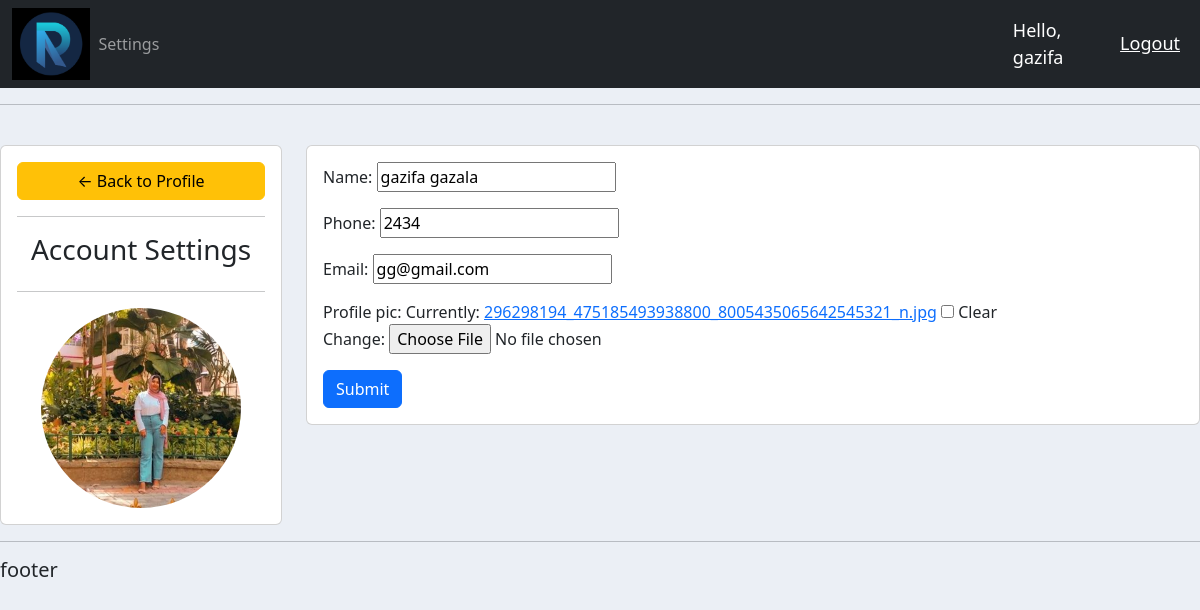
/account/ (signed in), run on the app's committed database.
### accounts/models.py (models this page shows, shortened)
class customer(models.Model):
    user = models.OneToOneField(User,null=True,on_delete=models.CASCADE)
    name = models.CharField(max_length=200,null=True)
    phone = models.CharField(max_length=200,null=True)
    email = models.CharField(max_length=200,null=True)
    profile_pic= models.ImageField(default='logo.png',null=True,blank=True)
    data_created = models.DateTimeField(auto_now_add=True)

### accounts/decorators.py (the view)
		def wrapper_func(request, *args, **kwargs):
			group = None
			if request.user.groups.exists():
				group = request.user.groups.all()[0].name
			if group in allowed_roles:
				return view_func(request, *args, **kwargs)
			else:
				return HttpResponse('You are not authorized to view this page')

### accounts/forms.py
class CustomerForm(ModelForm):
    class Meta:
        model=customer
        fields='__all__'
        exclude=['user']

### accounts/views.py (called while the page is built)
@login_required(login_url='login')
@allowed_users(allowed_roles=['customer'])
def accountSettings(request):
    user=request.user.customer
    form = CustomerForm(instance=user)
    if request.method == 'POST':
        form = CustomerForm(request.POST,request.FILES,instance=user)
        if form.is_valid():
            form.save()
    context={'form':form}
    return render(request, 'accounts/account_settings.html',context)

### accounts/templates/accounts/account_settings.html (shortened to what this page needs)
{%  extends 'accounts/main.html' %}
{% load static %}
{% block content %}
<br>
<div class="row">
	<div class="col-md-3">
		<div class="card card-body">
			<a class="btn btn-warning" href="{% url 'home' %}"> &#8592; Back to Profile</a>
			<hr>
			<h3 style="text-align: center">Account Settings</h3>
			<hr>
			<img class="profile-pic" src="{{request.user.customer.profile_pic.url}}" >
		</div>
	</div>
	<div class="col-md-9">
		<div class="card card-body">
			<form method="POST" action="" enctype="multipart/form-data">
				{{form.as_p}}
			<input class="btn btn-primary" type="submit" name="Update Information">
			</form>
		</div>
	</div>
</div>
{% endblock %}

### accounts/templates/accounts/navbar.html (shortened to what this page needs)
{% load static %}
<nav class="navbar navbar-expand-lg bg-dark navbar-dark">
    <div class="container-fluid">
        <img src="{% static 'images/logo.png' %}" id="logo">
      <div class="collapse navbar-collapse" id="navbarNav">
        <ul class="navbar-nav">
          {% if request.user.is_staff %}
          <li class="nav-item">
            <a class="nav-link active" aria-current="page" href="{% url 'home' %}">Dashboard</a>
          </li>
          <li class="nav-item">
            <a class="nav-link" href="{% url 'products' %}">products</a>
          </li>
          {% else %}
          <li class="nav-item">
            <a class="nav-link" href="{% url 'account' %}">Settings</a>
          </li>
          {% endif %}
        </ul>
      </div>
    </div>
    <span class="hello-msg">Hello, {{request.user}}</span>
    <span><a class="hello-msg" href="{% url 'logout' %}">Logout</a></span>
  </nav>

### static/css/main.css (style rules this page uses)
#logo { height: auto; width: auto; max-height: 72px; max-width: 250px; }
body { background-color: #ebeff5; }

### accounts/templates/accounts/navbar.html (style rules this page uses)
.hello-msg { font-size: 18px; color: #fff; margin-right: 20px; }

### accounts/templates/accounts/account_settings.html (style rules this page uses)
.profile-pic { max-width: 200px; max-height:200px; margin: 0 auto; border-radius: 50%; }

### data on the page
customer: name "gazifa gazala", phone "2434", email "gg@gmail.com"

### other printed values
{{ request.user }} "gazifa"
